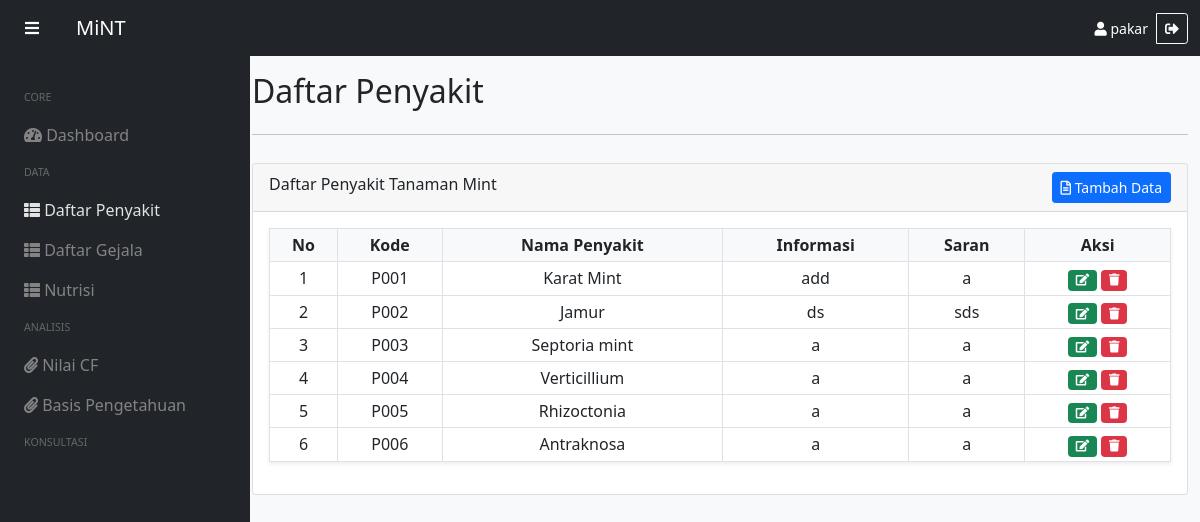
The app's page /penyakit (signed in) with its own data.
### tables this page shows
CREATE TABLE `penyakit` (
  `id_penyakit` int(255) NOT NULL,
  `kode_penyakit` varchar(100) NOT NULL,
  `nama_penyakit` varchar(100) NOT NULL,
  `info_penyakit` varchar(255) NOT NULL,
  `saran_penyakit` varchar(255) NOT NULL
);

### app/config/functions.php (called while the page is built, shortened)
<?php
$conn = mysqli_connect("localhost", "root", "", "mint2");
function query($query)
{
    global $conn;
    $result = mysqli_query($conn, $query);
    $rows = [];
    while ($row = mysqli_fetch_assoc($result)) {
        $rows[] = $row;
    }
    return $rows;
}
function pakar()
{
    $level = $_SESSION['level'];
    if ($level == 'pakar') {
        $result = '';
    } else {
        $result = 'visually-hidden';
    }
    return $result;
}

### app/penyakit/index.php (the view, shortened to what this page needs)
<?php
$query = query("SELECT * FROM penyakit ORDER BY kode_penyakit");
?>
<div id="content" class="container">
    <div class="row mt-4">
        <div class="col-sm">
            <h2>Daftar Penyakit</h2>
        </div>
    </div>
    <hr>
    <div class="row">
        <div class="col-sm">
            <div class="card">
                <div class="card-header">
                    Daftar Penyakit Tanaman Mint
                    <a href="<?= BASEURL; ?>/tambah-penyakit" class="float-end btn btn-sm btn-primary <?= pakar(); ?>"><i class="far fa-file-alt"></i> Tambah Data</a>
                </div>
                <div class="card-body">
                    <div class="table-responsive-sm">
                        <table class="table table-sm table-bordered table-hover shadow-sm text-center">
                            <thead class="bg-light">
                                <tr>
                                    <th scope=" col">No</th>
                                    <th scope=" col">Kode</th>
                                    <th scope="col">Nama Penyakit</th>
                                    <th scope="col">Informasi</th>
                                    <th scope="col">Saran</th>
                                    <th scope="col" class="<?= pakar(); ?>">Aksi</th>
                                </tr>
                            </thead>
                            <tbody>
                                <?php $no = 1; ?>
                                <?php foreach ($query as $row) : ?>
                                    <tr>
                                        <td><?= $no; ?></td>
                                        <td><?= $row['kode_penyakit']; ?></td>
                                        <td><?= $row['nama_penyakit']; ?></td>
                                        <td><?= $row['info_penyakit']; ?></td>
                                        <td><?= $row['saran_penyakit']; ?></td>
                                        <td class="<?= pakar(); ?>">
                                            <a href="<?= BASEURL; ?>/ubah-penyakit/<?= $row['id_penyakit']; ?>" class="badge bg-success" title="Ubah"><i class="fas fa-edit"></i></a>
                                            <a href="<?= BASEURL; ?>/hapus-penyakit/<?= $row['id_penyakit']; ?>" class="badge bg-danger" onclick="return confirm('Yakin hapus data?');"><i class="fas fa-trash"></i></a>
                                        </td>
                                    </tr>
                                    <?php $no++; ?>
                                <?php endforeach; ?>
                            </tbody>
                        </table>
                    </div>
                </div>
            </div>
        </div>
    </div>
</div>

### index.php (shortened to what this page needs)
<?php
if (!isset($_SESSION['login'])) {
    if (isset($_GET['url'])) {
        $geturl = $_GET['url'];
        $geturl = explode('/', $geturl);
        $url = $geturl[0];
    } else {
        $url = 'login';
    }
    switch ($url) {
        case 'registrasi':
            $title = 'Halaman Registrasi';
            require "app/layout/header.php";
            require "app/login/registrasi.php";
            require "app/layout/footer.php";
            break;
            break;
        default:
            $title = 'Halaman Login';
            require "app/layout/header.php";
            require "app/login/index.php";
            require "app/layout/footer.php";
            break;
    }
} else {
    if (isset($_GET['url'])) {
        $geturl = $_GET['url'];
        $geturl = explode('/', $geturl);
        $url = $geturl[0];
    } else {
        $url = 'home';
    }
    switch ($url) {
        case 'penyakit':
            require "app/layout/header.php";
            require "app/layout/navbar.php";
            require "app/penyakit/index.php";
            require "app/layout/footer.php";
            break;
    }
}

### app/layout/header.php (shortened to what this page needs)
<!doctype html>
<html lang="en">
<head>
    <link rel="stylesheet" href="<?= BASEURL; ?>/public/vendor/bootstrap-5.0.0/dist/css/bootstrap.min.css">
    <link rel="stylesheet" href="<?= BASEURL; ?>/public/vendor/fontawesome-5.15.2/css/all.css">
    <link rel="stylesheet" href="<?= BASEURL; ?>/public/css/style.css">
</head>
<body class="bg-light">

### app/layout/navbar.php (shortened to what this page needs)
<nav class="navbar navbar-expand-lg navbar-dark bg-dark fixed-top">
    <div class="container-fluid">
        <button type="button" id="sidebarCollapse" class="btn btn-dark me-4">
            <i class="fas fa-bars"></i>
        </button>
        <a class="navbar-brand" href="#">MiNT</a>
        <div class="collapse navbar-collapse" id="navbarSupportedContent">
            <ul class="navbar-nav ms-auto mb-2 mb-lg-0">
                <li class="nav-item">
                    <div class="btn-group" role="group" aria-label="Basic mixed styles example">
                        <button type="button" class="btn btn-sm btn-dark"><i class=" fas fa-user"></i> <?= $_SESSION['username']; ?></button>
                        <a href="<?= BASEURL; ?>/logout" class="btn btn-sm btn-outline-light btn-dark" title="Logout" onclick="return confirm('Yakin logout?');">
                            <i class="fas fa-sign-out-alt"></i>
                        </a>
                    </div>
                </li>
            </ul>
        </div>
    </div>
</nav>
<main>
    <div class="off">
        <div id="sidebar" class="sidebar bg-dark">
            <nav class="nav flex-column mt-4">
                <p class="nav-link">CORE</p>
                <a class="nav-link <?= $url == 'home' || $url == '' ? 'on' : '' ?>" href="<?= BASEURL; ?>/home"><i class="fas fa-tachometer-alt"></i> Dashboard</a>
                <p class="nav-link">DATA</p>
                <a class="nav-link <?= $url == 'penyakit' ? 'on' : '' ?>" href="<?= BASEURL; ?>/penyakit"><i class="fas fa-th-list"></i> Daftar Penyakit</a>
                <a class="nav-link <?= $url == 'gejala' ? 'on' : '' ?>" href="<?= BASEURL; ?>/gejala"><i class="fas fa-th-list"></i> Daftar Gejala</a>
                <a class="nav-link <?= $url == 'nutrisi' ? 'on' : '' ?> <?= pakar(); ?>" href="<?= BASEURL; ?>/nutrisi"><i class="fas fa-th-list"></i> Nutrisi</a>
                <p class="nav-link">ANALISIS</p>
                <a class="nav-link <?= $url == 'cf' ? 'on' : '' ?>" href="<?= BASEURL; ?>/cf"><i class="fas fa-paperclip"></i> Nilai CF</a>
                <a class="nav-link <?= $url == 'basis' ? 'on' : '' ?>" href="<?= BASEURL; ?>/basis"><i class="fas fa-paperclip"></i> Basis Pengetahuan</a>
                <p class="nav-link ">KONSULTASI</p>
            </nav>
        </div>
    </div>

### app/layout/footer.php (shortened to what this page needs)
</main>
</body>
</html>

### public/css/style.css (style rules this page uses)
main { margin-top: 3rem; display: flex; }
.off { position: fixed; }
.sidebar { box-sizing: border-box; padding: 8px; min-width: 250px; max-width: 250px; z-index: 0; transition: all 0.7s; margin-left: 0; position: relative; height: 100vh; overflow-y: auto; }
#content { margin-left: 20%; transition: all 0.7s; }
#sidebar nav p { color: #666666; font-size: 8pt; margin-top: 1px; margin-bottom: 2px; }
#sidebar nav a { color: #838383; }
#sidebar nav .on { color: #e2e2e2; }

### records on screen
penyakit: kode_penyakit "P001", nama_penyakit "Karat Mint", info_penyakit "add", saran_penyakit "a"
penyakit: kode_penyakit "P002", nama_penyakit "Jamur", info_penyakit "ds", saran_penyakit "sds"
penyakit: kode_penyakit "P003", nama_penyakit "Septoria mint", info_penyakit "a", saran_penyakit "a"
penyakit: kode_penyakit "P004", nama_penyakit "Verticillium", info_penyakit "a", saran_penyakit "a"
penyakit: kode_penyakit "P005", nama_penyakit "Rhizoctonia", info_penyakit "a", saran_penyakit "a"
penyakit: kode_penyakit "P006", nama_penyakit "Antraknosa", info_penyakit "a", saran_penyakit "a"

### other values on screen
$_SESSION['username'] "pakar"
